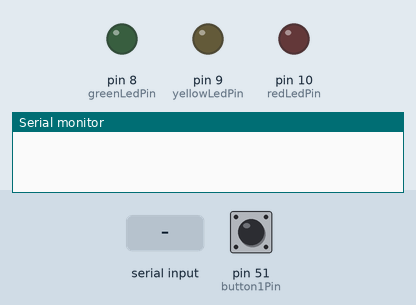
Simulated run of this program. Board: Arduino Mega 2560, built with avr-gcc and run on an emulated ATmega2560. On the bench: output pins drawn as LEDs (lit = HIGH), the last lines printed to the serial monitor. The test bench sets the inputs (shaded band); at power-on: pin 51 (button1Pin) LOW.

Above: at 1.2 s.
1.3 s: "g90\n" received over Serial
At 2.5 s:
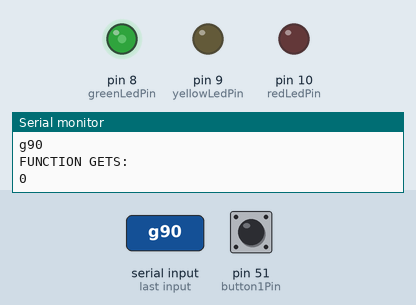
2.8 s: "y90\n" received over Serial
At 3.8 s:
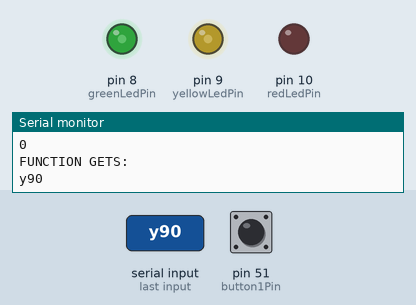
4.3 s: pin 51 (button1Pin) pulled HIGH for 0.15 s
At 5.5 s:
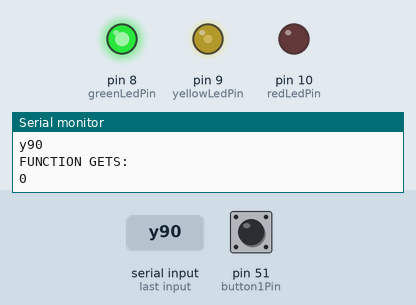
5.9 s: "r90\n" received over Serial
At 6.2 s:
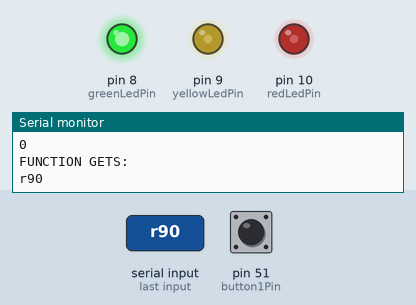
7.4 s: pin 51 (button1Pin) pulled HIGH for 1 s
At 7.9 s:
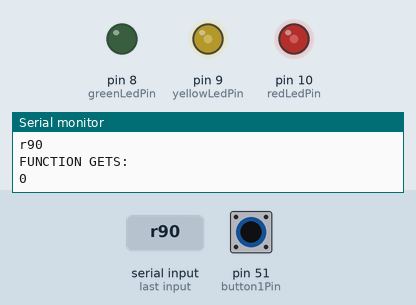
9.9 s: "g,45\n" received over Serial
At 10.5 s:
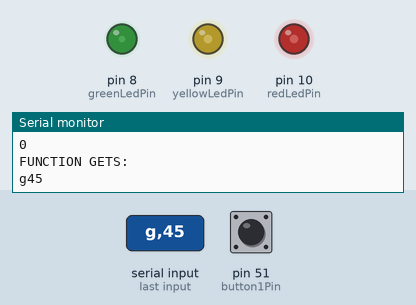
Timing chart, 0 to 12.4 s (numbered marks = the images above; inputs shaded):
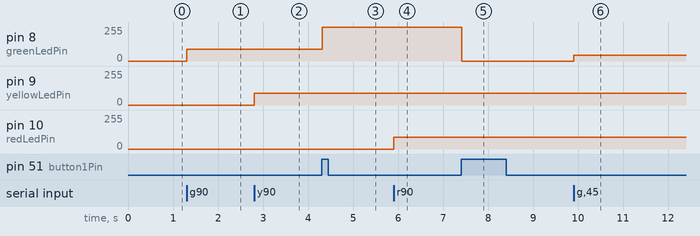

Measured:
- after the input at 1.3 s, pin 8 (greenLedPin): 0/255 → 90/255 at once
- after the input at 2.8 s, pin 9 (yellowLedPin): 0/255 → 90/255 at once
- after the input at 4.3 s, pin 8 (greenLedPin): 90/255 → 255/255 at once
- after the input at 5.9 s, pin 10 (redLedPin): 0/255 → 90/255 at once
- after the input at 7.4 s, pin 8 (greenLedPin): 255/255 → 0/255 at once
- after the input at 9.9 s, pin 8 (greenLedPin): 0/255 → 45/255 at once

The program:

main.cpp
```cpp
#include <Arduino.h>
#include "Button.h"


static const uint8_t button1Pin = 51;
static const uint8_t button2Pin = 52;
static const uint8_t button3Pin = 53;

static const uint8_t greenLedPin = 8;
static const uint8_t yellowLedPin = 9;
static const uint8_t redLedPin = 10;

Button button1(button1Pin, LOW);
Button button2(button2Pin, LOW);
Button button3(button3Pin, LOW);

unsigned long currentTime;
unsigned long printTime;

bool ledState = LOW;


void writeLeds(char &led, uint8_t &ledBrightness);

void setup(){

    Serial.begin(9600);

    pinMode(greenLedPin, OUTPUT);
    pinMode(yellowLedPin, OUTPUT);
    pinMode(redLedPin, OUTPUT);

}

void loop(){

    currentTime = millis();

    if (button1.beenClicked()) {
        ledState = !ledState;
        digitalWrite(greenLedPin, ledState);
    }

//    if (button2.isPressed()) digitalWrite(yellowLedPin, HIGH);
//    else digitalWrite(yellowLedPin, LOW);

//    if ((currentTime - printTime) > 200){
//        Serial.print(button2.isPressed());
//        printTime = currentTime;
//    }

    if (Serial.available()){
        char ledPin = Serial.read();
        uint8_t ledBrightness = Serial.parseInt();
        writeLeds(ledPin, ledBrightness);
    }


}

void writeLeds(char &led, uint8_t &brightness){

    Serial.println("\n\nFUNCTION GETS: ");
    Serial.print(led);
    Serial.print(brightness);
    Serial.println("\n\n");

    if (led == 'g') analogWrite(greenLedPin, brightness);
    if (led == 'y') analogWrite(yellowLedPin, brightness);
    if (led == 'r') analogWrite(redLedPin, brightness);

}
```

Button.cpp
```cpp
//
// Created by rafal on 06.06.19.
//

#include "Button.h"

unsigned long Button::lastTimeButton = 0;
const uint8_t Button::buttonDelay = 20;


Button::Button(uint8_t pin, bool idleState)
        :
        pin(pin),
        idleState(idleState)
{
    pinMode(this->pin, INPUT);
}


bool Button::beenClicked() {
    /*
     * Implementation of checking if button was clicked
     * Reduces debouncing effect
     */
    this->currentState = digitalRead(this->pin);

    if (this->currentState != lastButtonState) Button::lastTimeButton = millis();

    if ((millis() - Button::lastTimeButton) > Button::buttonDelay) {
        if (this->currentState != this->buttonState) {
            this->buttonState = this->currentState;

            if (this->buttonState != this->idleState){
                this->lastButtonState = this->currentState;
                return true;
            }
        }
    }

    this->lastButtonState = this->currentState;
    return false;
}

bool Button::isPressed() {

    this->currentState = digitalRead(this->pin);
    return this->currentState != this->idleState;
}
```

Button.h
```cpp
//
// Created by rafal on 06.06.19.
//

#ifndef QT_ARDUINO1_BUTTON_H
#define QT_ARDUINO1_BUTTON_H


#include <HID.h>

class Button {
private:
    const uint8_t pin;
    const bool idleState;
    bool buttonState = idleState;
    bool lastButtonState = idleState;
    bool currentState = idleState;

    static unsigned long lastTimeButton;
    static const uint8_t buttonDelay;

public:


    Button(uint8_t pin, bool idleState);
    bool beenClicked();
    bool isPressed();

};


#endif //QT_ARDUINO1_BUTTON_H
```
